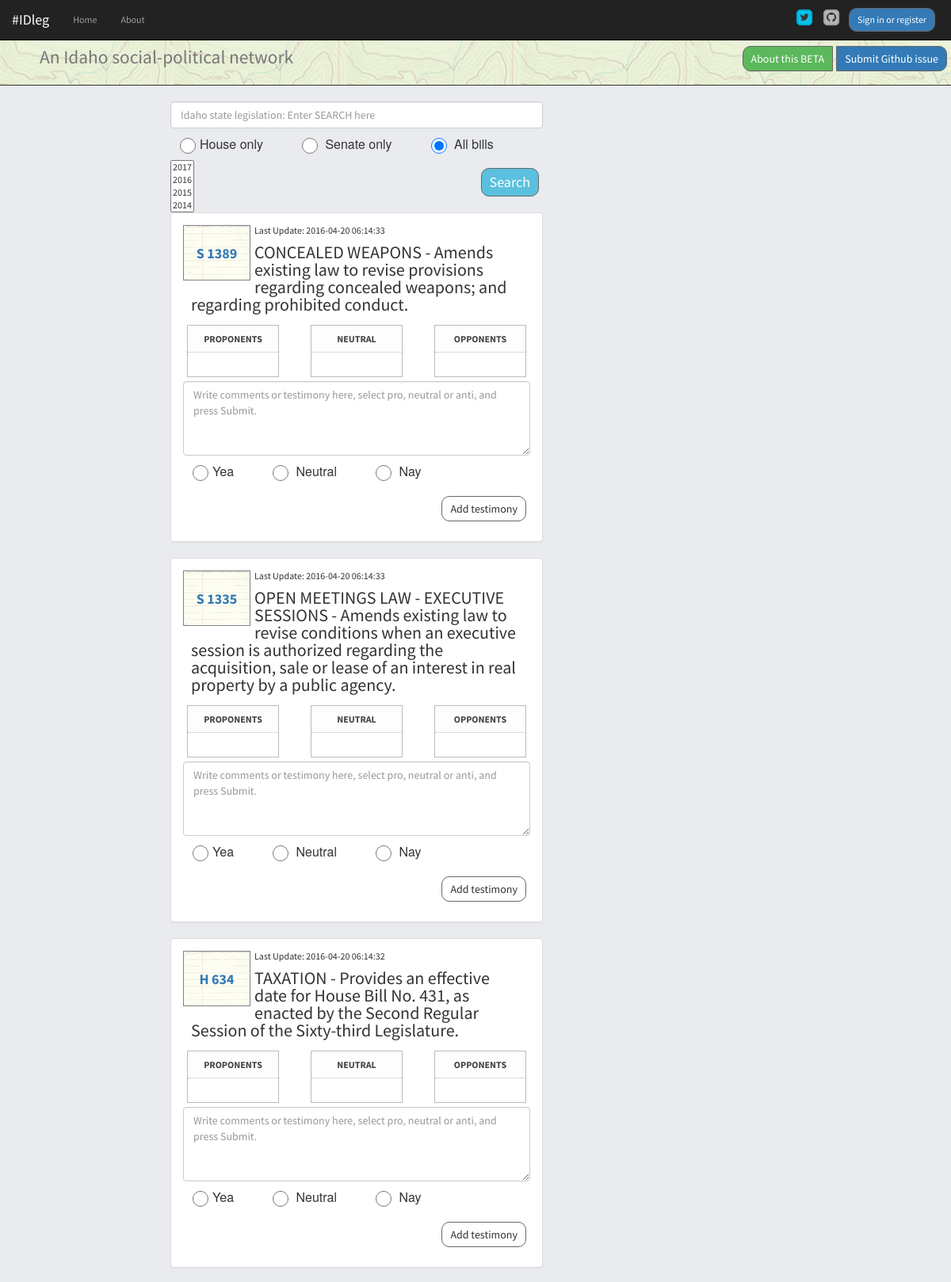
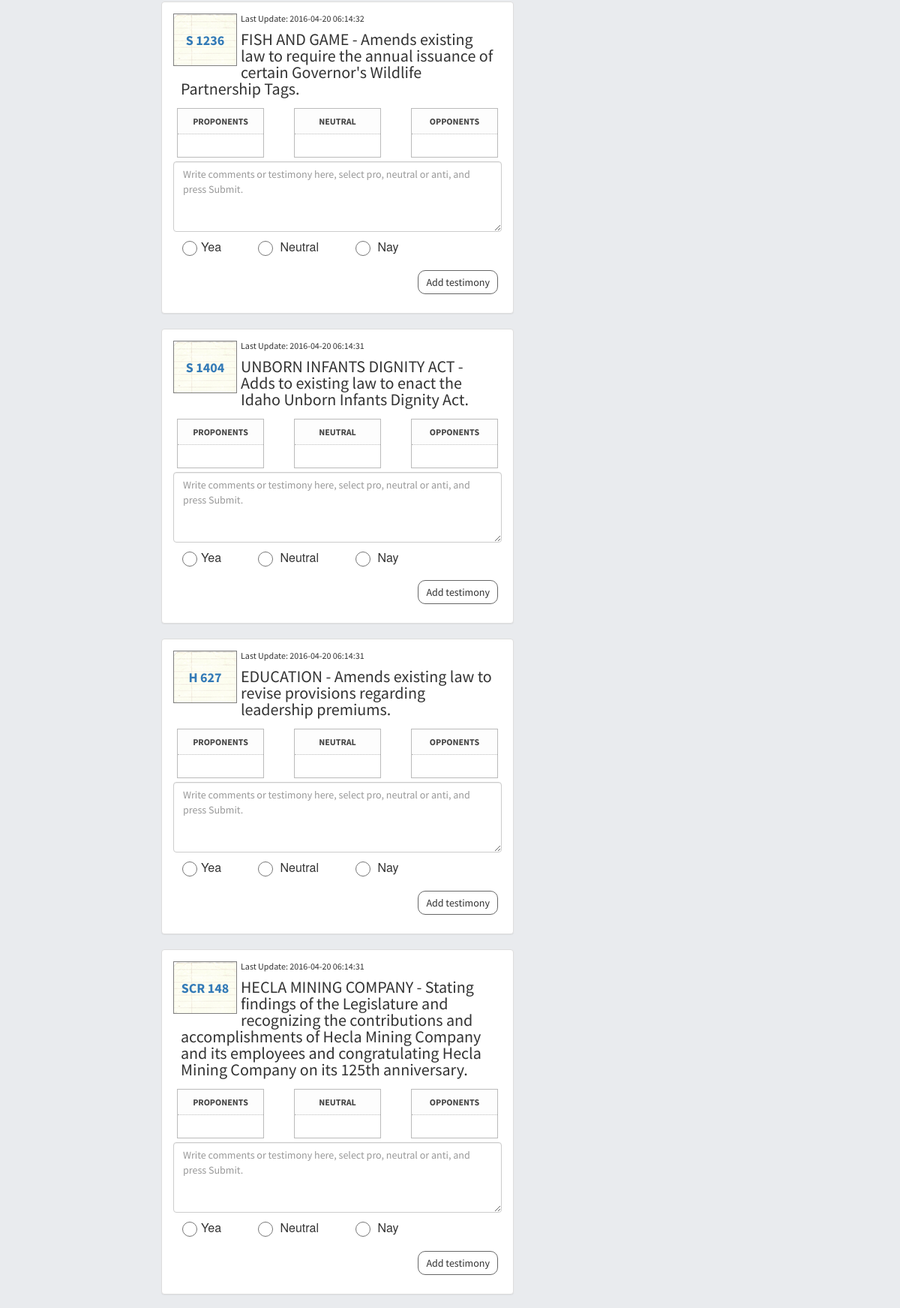
The page /index/2 (upper part) on the database its author committed (2 pictures, top to bottom).
### app/idleg/models.py (models this page shows, shortened)
class Bill(db.Model):
  __searchable__ = ['bill_name','title','bill_id']
  bill_id = db.Column(db.String(6)) #i.e. H 572
  year = db.Column(db.String(4))
  title = db.Column(db.Text) #Title and Descrip
  bill_name = db.Column(db.String(9), primary_key=True) #unique bill ID from Sunlight
  last_updated = db.Column(db.Text)
  votes_for = db.Column(db.Integer)
  votes_against = db.Column(db.Integer)
  comments = db.relationship('Comment', backref='bill_name', lazy='dynamic')

### app/idleg/views.py (the view)
@idleg.route('/', methods=['GET','POST'])
@idleg.route('/index', methods=['GET','POST'])
@idleg.route('/home', methods=['GET','POST'])
@idleg.route('/index/<int:page>', methods=['GET','POST'])
@cache.cached(timeout=60)
def home(page=1):
  rform = RegistrationForm(request.form)
  lform = LoginForm(request.form)
  comment_form = CommentForm(request.form)
  search_form = SearchForm(request.form)
  id_bills = Bill.query.order_by(desc(Bill.last_updated)).paginate(page, 10, False)
  return render_template('home.html', user=current_user, id_bills=id_bills, lform=lform, comment_form=comment_form, search_form=search_form, rform=rform)

### app/idleg/models.py
class RegistrationForm(Form):
  username = TextField('Username', [InputRequired()])
  email = StringField('Email Address', [InputRequired()])
  password = PasswordField('Password', [validators.DataRequired(), validators.EqualTo('confirm', message='Passwords must match')])
  confirm = PasswordField('Confirm Password', [InputRequired()])

class LoginForm(Form):
  username = TextField('Username', [InputRequired()])
  password = PasswordField('Password', [InputRequired()])

### app/idleg/views.py (called while the page is built)
@idleg.before_request
def get_current_user():
  g.user = current_user

### app/templates/home.html
{% extends 'base.html' %}
{% block container %}
  {% include 'bill_list.html' %}
{% endblock %}

### app/templates/bill_list.html (shortened to what this page needs)
{% block container %}
    <div class="col-md-2"></div>
      <div class="col-md-5">
          <form action="{{ url_for('idleg.search') }}" method="POST" role="search" id="searchTerm">
                  {{ search_form.search(placeholder="Idaho state legislation: Enter SEARCH here", class="form-control") }}
              {{ search_form.house(class="radio-inline", type="radio") }}
              {{ search_form.year(class="selectpicker", type="dropdown", title="Select years (default = 2017)", id='selForm') }}
              <button id="submitsearch" type="submit" value="submit" class="btn btn-info btn-lg pull-right">Search</button>
          </form>
      <div class="list">
      {% for bill in id_bills.items %}
        <div class="panel panel-default">
          <div class="panel-body">
                <div><span class="billimage"><a href={{ url_for('idleg.bills', bill_deet=bill.bill_name) }}>{% print bill.bill_id %}</a></span></div>
                <div class="lastaction">Last Update: {% print bill.last_updated %}</div>
                <div class="billsummary">{% print bill.title %}</div>
            <div class="row">
              <div class="col-md-4">
                <div class="detailBox">
                  <div class="titleBox">
                    <label>Proponents</label>
                  </div>
                 <div class="actionBox">
                </div>
              </div>
            </div>
              <div class="col-md-4">
                <div class="detailBox">
                  <div class="titleBox">
                    <label>Neutral</label>
                  </div>
                 <div class="actionBox">
                </div>
              </div>
            </div>
              <div class="col-md-4">
                <div class="detailBox">
                  <div class="titleBox">
                    <label>Opponents</label>
                  </div>
                 <div class="actionBox">
                </div>
              </div>
            </div>
          </div>
              <div class="form-group">
                  <form role="form" id="comment-{{ bill.bill_id|replace(" ","") }}" class="commentForm">
                    {{ comment_form.comment(rows="4", placeholder="Write comments or testimony here, select pro, neutral or anti, and press Submit.", class="form-control") }}
                    <div class="form-group">{{ comment_form.position(class="radio-inline", type="radio") }}
                      <button id="submitcomment" type="submit" class="btn pull-right btn-default">Add testimony</button></div>
                  </form>
              </div>
              </div>
            </div>
          {% endfor %}
      </div>
  </div>
{% endblock %}

### app/static/css/styles.css (style rules this page uses)
body { background-color: #e9ebee; }
body { font-family: 'Source Sans Pro', Helvetica, sans-serif; font-size: 12px; line-height: 1.3rem; font-weight: 400; margin: 0; padding: 0; }
.form-group { position: relative; }
.btn { margin: 10px 5px 10px 5px; padding: 5px 10px; border-radius: 10px; border: solid 1px #666; display: block; float: left; cursor: pointer; }
#position label, #house label { padding:7px; font-weight: 200; margin: 3px 30px; }
#position li, #house li { display: inline; font: normal 12px/1.3 'helvetica neue', hevetica, arial; font-size: 16px; }
#position input[type=radio], #house input[type=radio] { border: 20px; width: 20px; height: 20px; margin: 12px; }
.radio-inline { padding-left: 0px; }
.billimage { background-image: url("../images/billpage.png"); position: relative; width: 85px; height: 70px; float: left; margin: 0px 5px 0px 0px; border: 1px solid gray; }
span.billimage { font-size: 1.5em; font-family: 'Source Sans Pro', Helvetica, sans-serif; font-weight: bold; line-height: 70px; padding: 0px 5px; text-align: center; }
.billsummary { font-size: 2.2rem; line-height: 2.2rem; padding:10px; }
.detailBox { border:1px solid #bbb; margin:5px; }
.titleBox { background-color:#fdfdfd; padding:10px; text-align: center; text-transform: uppercase; }
.titleBox label { color:#444; margin:0; display:inline-block; }
.actionBox { border-top:1px dotted #bbb; padding:10px; }

### rows shown on the page
Bill: bill "S 1389", last_updated "2016-04-20 06:14:33", title "CONCEALED WEAPONS - Amends existing law to revise provisions regarding concealed weapons; and regarding prohibited conduct."
Bill: bill "S 1335", last_updated "2016-04-20 06:14:33", title "OPEN MEETINGS LAW - EXECUTIVE SESSIONS - Amends existing law to revise conditions when an executive session is authorized regarding the acquisition, sale or lease of an interest in real property by a public agency."
Bill: bill "H 634", last_updated "2016-04-20 06:14:32", title "TAXATION - Provides an effective date for House Bill No. 431, as enacted by the Second Regular Session of the Sixty-third Legislature."
Bill: bill "S 1236", last_updated "2016-04-20 06:14:32", title "FISH AND GAME - Amends existing law to require the annual issuance of certain Governor's Wildlife Partnership Tags."
Bill: bill "S 1404", last_updated "2016-04-20 06:14:31", title "UNBORN INFANTS DIGNITY ACT - Adds to existing law to enact the Idaho Unborn Infants Dignity Act."
Bill: bill "H 627", last_updated "2016-04-20 06:14:31", title "EDUCATION - Amends existing law to revise provisions regarding leadership premiums."
Bill: bill "SCR 148", last_updated "2016-04-20 06:14:31", title "HECLA MINING COMPANY - Stating findings of the Legislature and recognizing the contributions and accomplishments of Hecla Mining Company and its employees and congratulating Hecla Mining Company on its 125th anniversary."
